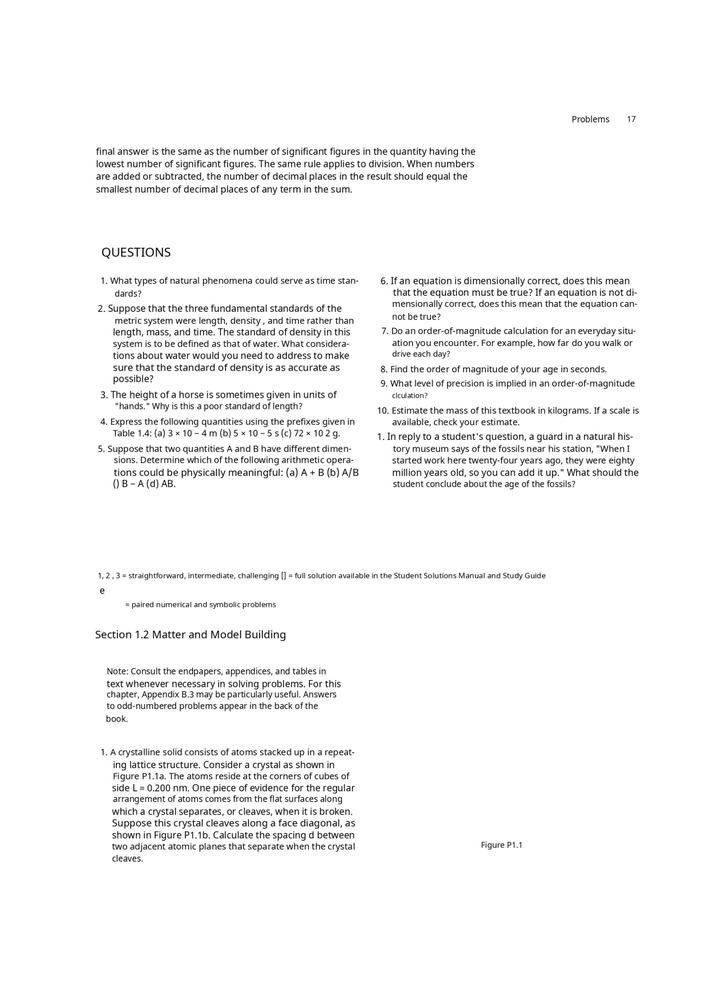
#> input picture image_test/textbook_text.jpg, 706 x 999 px, shrunk from 1460 x 2064 before the run
$ python skew_detect.py --batch ../image_test/textbook_text.jpg --display out.png --input ../image_test/textbook_text.jpg --output out.png
#> lines starting #> are read from the running program, lines starting #| are printed output that depends on the picture; after the words box and inside, x2 and y2 are one past the last pixel; in counts of white or black regions, pixels touching at a corner belong together
""" Calculates skew angle """
import os
import imghdr
import optparse

import numpy as np
import matplotlib.pyplot as plt
from skimage import io
from skimage.feature import canny
from skimage.color import rgb2gray
from skimage.transform import hough_line, hough_line_peaks


class SkewDetect:

    piby4 = np.pi / 4

    def __init__(
        self,
        input_file=None,
        batch_path=None,
        output_file=None,
        sigma=3.0,
        display_output=None,
        num_peaks=20,
        plot_hough=None,
        image=None  # Add this parameter to accept an image directly
    ):
        self.sigma = sigma
        self.input_file = input_file
        self.batch_path = batch_path
        self.output_file = output_file
        self.display_output = display_output
        self.num_peaks = num_peaks
        self.plot_hough = plot_hough
        self.image = image  # Store the image if provided

    def write_to_file(self, wfile, data):
        for d in data:
            wfile.write(d + ': ' + str(data[d]) + '\n')
        wfile.write('\n')

    def get_max_freq_elem(self, arr):
        max_arr = []
        freqs = {}
        for i in arr:
            if i in freqs:
                freqs[i] += 1
            else:
                freqs[i] = 1

        sorted_keys = sorted(freqs, key=freqs.get, reverse=True)
        max_freq = freqs[sorted_keys[0]]

        for k in sorted_keys:
            if freqs[k] == max_freq:
                max_arr.append(k)

        return max_arr

    def display_hough(self, h, a, d):
        plt.imshow(
            np.log(1 + h),
            extent=[np.rad2deg(a[-1]), np.rad2deg(a[0]), d[-1], d[0]],
            cmap=plt.cm.gray,
            aspect=1.0 / 90)
        plt.show()

    def compare_sum(self, value):
        return 44 <= value <= 46

    def display(self, data):
        for i in data:
            print(i + ": " + str(data[i]))

    def calculate_deviation(self, angle):
        angle_in_degrees = np.abs(angle)
        deviation = np.abs(SkewDetect.piby4 - angle_in_degrees)
        return deviation

    def run(self):
        if self.display_output:
            self.display_output = self.display_output.lower() == 'yes'
        if self.plot_hough:
            self.plot_hough = self.plot_hough.lower() == 'yes'

        if self.image is not None:
            res = self.determine_skew(None)
            return res

        if self.input_file is None:
            if self.batch_path:
                self.batch_process()
            else:
                print("Invalid input, nothing to process.")
        else:
            self.process_single_file()

    def check_path(self, path):
        if os.path.isabs(path):
            full_path = path
        else:
            full_path = os.getcwd() + '/' + str(path)
        return full_path

    def process_single_file(self):
        file_path = self.check_path(self.input_file)
        res = self.determine_skew(file_path)

        if self.output_file:
            output_path = self.check_path(self.output_file)
            with open(output_path, 'w') as wfile:
                self.write_to_file(wfile, res)

        return res

    def batch_process(self):
        if self.batch_path == '.':
            self.batch_path = ''

        abs_path = self.check_path(self.batch_path)
        files = os.listdir(abs_path)

        if self.output_file:
            out_path = self.check_path(self.output_file)
            with open(out_path, 'w') as wfile:
                for f in files:
                    file_path = abs_path + '/' + f
                    if os.path.isdir(file_path) or not imghdr.what(file_path):
                        continue
                    res = self.determine_skew(file_path)
                    self.write_to_file(wfile, res)

    def determine_skew(self, img_file):
#> called with img_file = 'alyn/../image_test/textbook_text.jpg'
        if self.image is not None:
            img = self.image
        else:
            img = io.imread(img_file, as_gray=True)
#> img is the input picture: shape (999, 706) float64; min 0.00392, max 1, mean 0.968

        edges = canny(img, sigma=self.sigma)
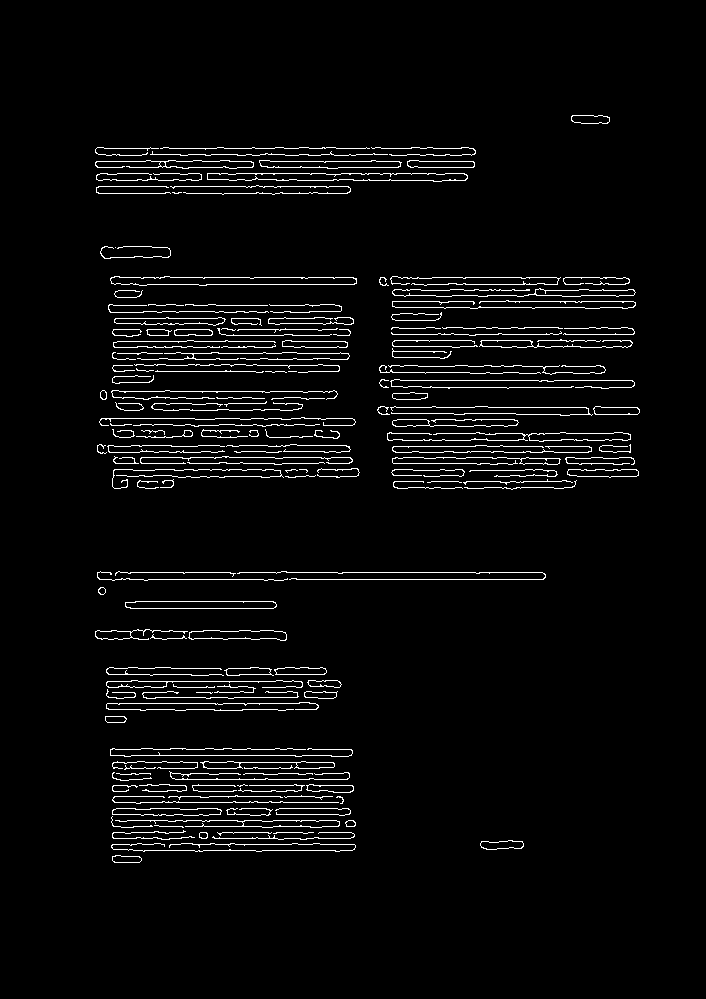
#> edges: shape (999, 706) bool; 3.6% white in thin lines or dots, all inside (x1, y1, x2, y2) = (95, 115, 640, 863)
        h, a, d = hough_line(edges)
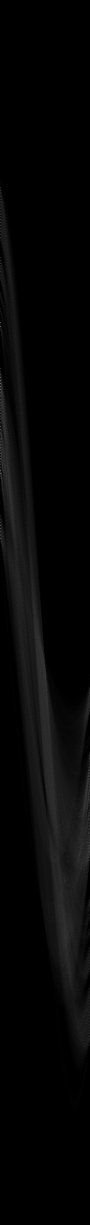
#> h: shape (2449, 180) uint64 (shown at 1/2 size); min 0, max 414, mean 10.5; drawn with min black and max white
#> a = 180 values from -1.57 to 1.55; d = 2449 values from -1224 to 1224
        _, ap, _ = hough_line_peaks(h, a, d, num_peaks=self.num_peaks)
#> ap = [-1.57, -1.57, -1.57, -1.57, -1.57, -1.57, -1.57, -1.57, -1.57, -1.57, -1.57, -1.57, -1.57, -1.57, -1.57]

        if len(ap) == 0:
            return {"Image File": img_file, "Message": "Bad Quality"}

        absolute_deviations = [self.calculate_deviation(k) for k in ap]
#> absolute_deviations = [0.785, 0.785, 0.785, 0.785, 0.785, 0.785, 0.785, 0.785, 0.785, 0.785, 0.785, 0.785, 0.785, 0.785, 0.785]
        average_deviation = np.mean(np.rad2deg(absolute_deviations))
#> average_deviation = 45
        ap_deg = [np.rad2deg(x) for x in ap]
#> ap_deg = [-90, -90, -90, -90, -90, -90, -90, -90, -90, -90, -90, -90, -90, -90, -90]

        bins = [[], [], [], []]

        for ang in ap_deg:
            deviation_sum = int(90 - ang + average_deviation)
            if self.compare_sum(deviation_sum):
                bins[1].append(ang)
                continue
            deviation_sum = int(ang + average_deviation)
            if self.compare_sum(deviation_sum):
                bins[0].append(ang)
                continue
            deviation_sum = int(-ang + average_deviation)
            if self.compare_sum(deviation_sum):
                bins[2].append(ang)
                continue
            deviation_sum = int(90 + ang + average_deviation)
            if self.compare_sum(deviation_sum):
                bins[3].append(ang)
#> this loop made 15 passes

        max_bin = max(bins, key=len)
#> max_bin has the same summary as ap_deg
        ans_res = np.mean(self.get_max_freq_elem(max_bin if max_bin else ap_deg))
#> the loop in get_max_freq_elem, `for i in arr:` made 15 passes
#> after the loop in get_max_freq_elem, `for i in arr:`: freqs = {-90: 15}
#> in get_max_freq_elem, `sorted_keys = sorted(freqs, key=freqs.get, reverse=True)`: sorted_keys = [-90]
#> in get_max_freq_elem, `max_freq = freqs[sorted_keys[0]]`: max_freq = 15
#> the loop in get_max_freq_elem, `for k in sorted_keys:` made 1 pass
#> after the loop in get_max_freq_elem, `for k in sorted_keys:`: max_arr = [-90]
#> ans_res = -90

        data = {
            "Image File": img_file,
            "Average Deviation from pi/4": average_deviation,
            "Estimated Angle": ans_res,
            "Angle bins": bins}

        if self.display_output:
            self.display(data)

        if self.plot_hough:
            self.display_hough(h, a, d)

        return data

if __name__ == '__main__':

    parser = optparse.OptionParser()

    parser.add_option(
        '-b', '--batch',
        default=None,
        dest='batch_path',
        help='Path for batch processing')
    parser.add_option(
        '-d', '--display',
        default=None,
        dest='display_output',
        help='Display logs')
    parser.add_option(
        '-i', '--input',
        default=None,
        dest='input_file',
        help='Input file name')
    parser.add_option(
        '-n', '--num',
        default=20,
        dest='num_peaks',
        help='Number of Hough Transform peaks',
        type=int)
    parser.add_option(
        '-o', '--output',
        default=None,
        dest='output_file',
        help='Output file name')
    parser.add_option(
        '-p', '--plot',
        default=None,
        dest='plot_hough',
        help='Plot the Hough Transform')
    parser.add_option(
        '-s', '--sigma',
        default=3.0,
        dest='sigma',
        help='Sigma for Canny Edge Detection',
        type=float)
    options, args = parser.parse_args()
    skew_obj = SkewDetect(
        options.input_file,
        options.batch_path,
        options.output_file,
        options.sigma,
        options.display_output,
        options.num_peaks,
        options.plot_hough)
    skew_obj.run()
#> in process_single_file, `res = self.determine_skew(file_path)`: res = 4 items
#> the loop in write_to_file, `for d in data:` made 4 passes
#> d on passes 1 to 4: 'Image File', 'Average Deviation from pi/4', 'Estimated Angle', 'Angle bins'
